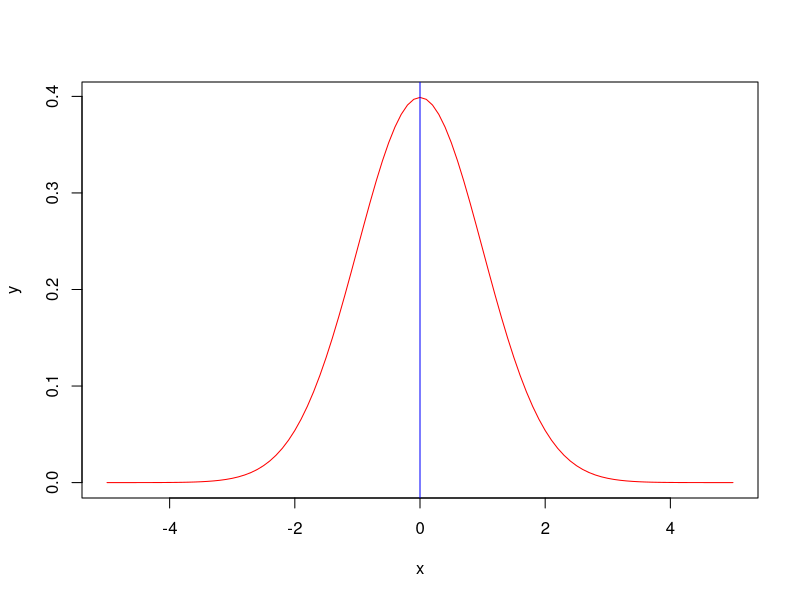
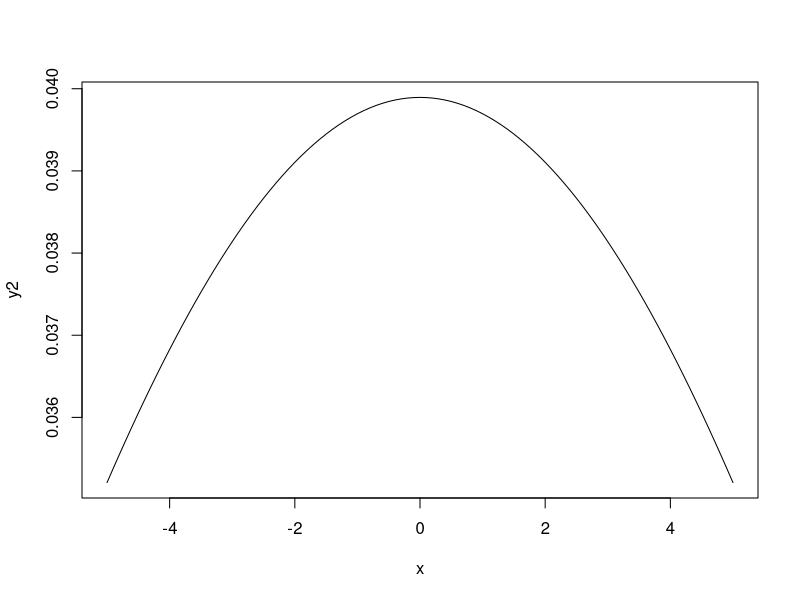

Reproduce these figures in R, in order. (Note: this script raises an error after producing the figures.)



# library(ggplot2)


#정규분포 그리기 

x <- seq(-5,5,length = 101)
x
y <- (1/sqrt(2*pi))*exp(-x^2/2)
#확률 밀도함수 구하는 방법
y
plot(x,y,type = 'l',col='red')


y1 <- dnorm(x, mean = 0,sd=1)
#정규분포 구하는 함수 
y1

abline(v = 0, col='blue')

#표준편차의 값이 다를때 모양 

y2 <- dnorm(x,mean =0 ,sd = 10)
y2

plot(x,y2,type ='l',com= 'red')


# Xnorm() 
# rnorm() 난수함수 : 랜덤하게 정규분포값 생성 


rnorm(5) 
# 평균이 100, 표준편차 5인 랜덤값 10개 

rnorm(10,mean =100,sd = 5)

# 확률밀도함수 

dnorm : 함수값 

dnorm(0,sd = 10)


pnorm(1) # x값 1을 기준으로 이하 확률 
pnorm(1, lower.tail = F)



x<-rnorm(100,mean=80,sd=7)
x
x <- sort(x)
y <- dnorm(x,mean = 80 ,sd = 7)
y
plot(x,y, type ='l',col='red')
abline(v = 80 , col ='blue',lty =3)


pnorm(92,mean =80,sd=7,lower.tail = F)

abline(v = 92 , col ='green',lty =3)


qnorm(0.95,mean = 80 ,sd=7, lower.tail = T)




x<-rnorm(100,60,30)
x
x <- sort(x)
y <- dnorm(x,60 ,30)
y
plot(x,y,type='l',col='red')
abline(v = 60 , col ='blue')



